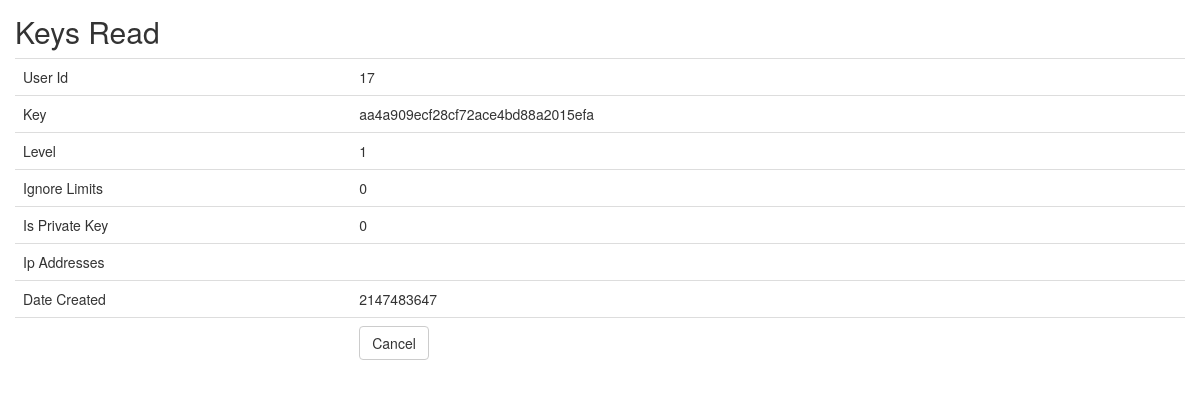
/index.php/keys/read/7, run on the app's committed database.
### tables this page shows
CREATE TABLE `keys` (
  `id` int(11) NOT NULL,
  `user_id` int(11) NOT NULL,
  `key` varchar(40) NOT NULL,
  `level` int(2) NOT NULL DEFAULT 1,
  `ignore_limits` tinyint(1) NOT NULL DEFAULT 0,
  `is_private_key` tinyint(1) NOT NULL DEFAULT 0,
  `ip_addresses` text DEFAULT NULL,
  `date_created` int(11) NOT NULL DEFAULT current_timestamp()
);

### application/controllers/Keys.php (called while the page is built, shortened)
<?php
class Keys extends CI_Controller
{
    function __construct()
    {
        $this->load->model('Keys_model');
        $this->load->library('form_validation');
    }
    public function read($id)
    {
        $row = $this->Keys_model->get_by_id($id);
        if ($row) {
            $data = array(
		'id' => $row->id,
		'user_id' => $row->user_id,
		'key' => $row->key,
		'level' => $row->level,
		'ignore_limits' => $row->ignore_limits,
		'is_private_key' => $row->is_private_key,
		'ip_addresses' => $row->ip_addresses,
		'date_created' => $row->date_created,
	    );
            $this->load->view('keys/keys_read', $data);
        } else {
            $this->session->set_flashdata('message', 'Record Not Found');
            redirect(site_url('keys'));
        }
    }
}

### index.php (called while the page is built, shortened)
<?php
require_once BASEPATH.'core/CodeIgniter.php';

### application/models/Keys_model.php (called while the page is built, shortened)
<?php
class Keys_model extends CI_Model
{
    public $table = 'keys';
    public $id = 'id';
    function get_by_id($id)
    {
        $this->db->where($this->id, $id);
        return $this->db->get($this->table)->row();
    }
}

### application/views/keys/keys_read.php (the view, shortened to what this page needs)
<!doctype html>
<html>
    <head>
        <link rel="stylesheet" href="<?php echo base_url('assets/bootstrap/css/bootstrap.min.css') ?>"/>
    </head>
    <body>
        <h2 style="margin-top:0px">Keys Read</h2>
        <table class="table">
	    <tr><td>User Id</td><td><?php echo $user_id; ?></td></tr>
	    <tr><td>Key</td><td><?php echo $key; ?></td></tr>
	    <tr><td>Level</td><td><?php echo $level; ?></td></tr>
	    <tr><td>Ignore Limits</td><td><?php echo $ignore_limits; ?></td></tr>
	    <tr><td>Is Private Key</td><td><?php echo $is_private_key; ?></td></tr>
	    <tr><td>Ip Addresses</td><td><?php echo $ip_addresses; ?></td></tr>
	    <tr><td>Date Created</td><td><?php echo $date_created; ?></td></tr>
	    <tr><td></td><td><a href="<?php echo site_url('keys') ?>" class="btn btn-default">Cancel</a></td></tr>
	</table>
        </body>
</html>

### application/views/keys/keys_read.php (style rules this page uses)
body { padding: 15px; }

### data on the page
keys: user "17", key "aa4a909ecf28cf72ace4bd88a2015efa", level "1", ignore_limits "0", is_private_key "0", date_created "2147483647"
